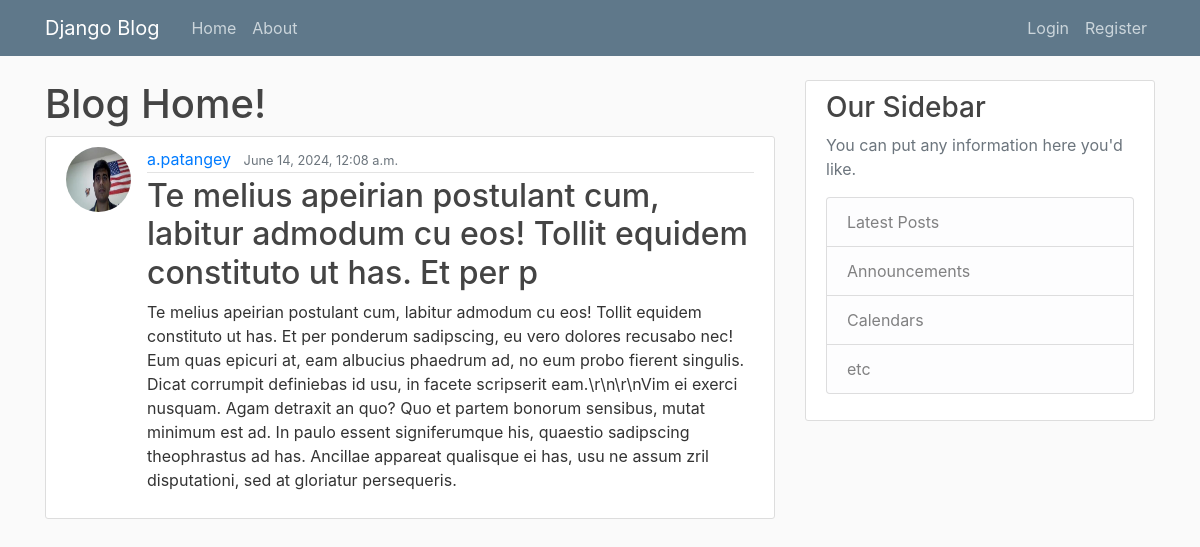
The app's page /post/18/ with its own data.
### sandbox/models.py (models this page shows, shortened)
class Post(models.Model):
    title = models.CharField(max_length = 100)
    content = models.TextField()
    date_posted = models.DateTimeField(default = timezone.now)
    author = models.ForeignKey(User, on_delete = models.CASCADE)

### userbox/models.py (models this page shows, shortened)
class Profile(models.Model):
    user = models.OneToOneField(User, on_delete=models.CASCADE)
    image = models.ImageField(default='default.jpg', upload_to='profile_pics')

### sandbox/views.py (the view)
# urls.py: path('post/<int:pk>/', PostDetailView.as_view() , name='post-detail'),
class PostDetailView(DetailView):
    model = Post

### sandbox/templates/sandbox/post_detail.html (shortened to what this page needs)
{% extends "sandbox/base.html" %}
{% block content %}
<h1>Blog Home!</h1>
<article class="media content-section">
    <img src="{{object.author.profile.image.url}}" class="rounded-circle article-img">
    <div class="media-body">
        <div class="article-metadata">
            <a class="mr-2" href="#">{{ object.author }}</a>
            <small class="text-muted">{{ object.date_posted}}</small>
        </div>
        <h2 class="article-title">{{ object.title }}</h2>
        <p class="article-content">{{ object.content }}</p>
    </div>
</article>
{% endblock content %}

### sandbox/static/sandbox/main.css (style rules this page uses)
body { background: #fafafa; color: #333333; margin-top: 5rem; }
h1, h2, h3, h4, h5, h6 { color: #444444; }
.content-section { background: #ffffff; padding: 10px 20px; border: 1px solid #dddddd; border-radius: 3px; margin-bottom: 20px; }
.article-title { color: #444444; }
.article-content { white-space: pre-line; }
.article-img { height: 65px; width: 65px; margin-right: 16px; }
.article-metadata { padding-bottom: 1px; margin-bottom: 4px; border-bottom: 1px solid #e3e3e3 }

### records on screen
Post: author.profile.image (picture), author "a.patangey", date_posted "June 14, 2024, 12:08 a.m.", title "Te melius apeirian postulant cum, labitur admodum cu eos! Tollit equidem constituto ut has. Et per p", content "Te melius apeirian postulant cum, labitur admodum cu eos! Tollit equidem constituto ut has. Et per ponderum sadipscing, eu vero dolores recusabo nec! Eum quas epicuri at, eam albucius phaedrum ad, no eum probo fierent singulis. Dicat corrumpit definiebas id usu, in facete scripserit eam.\\r\\n\\r\\nVim ei exerci nusquam. Agam detraxit an quo? Quo et partem bonorum sensibus, mutat minimum est ad. In paulo essent signiferumque his, quaestio sadipscing theophrastus ad has. Ancillae appareat qualisque ei has, usu ne assum zril disputationi, sed at gloriatur persequeris."
